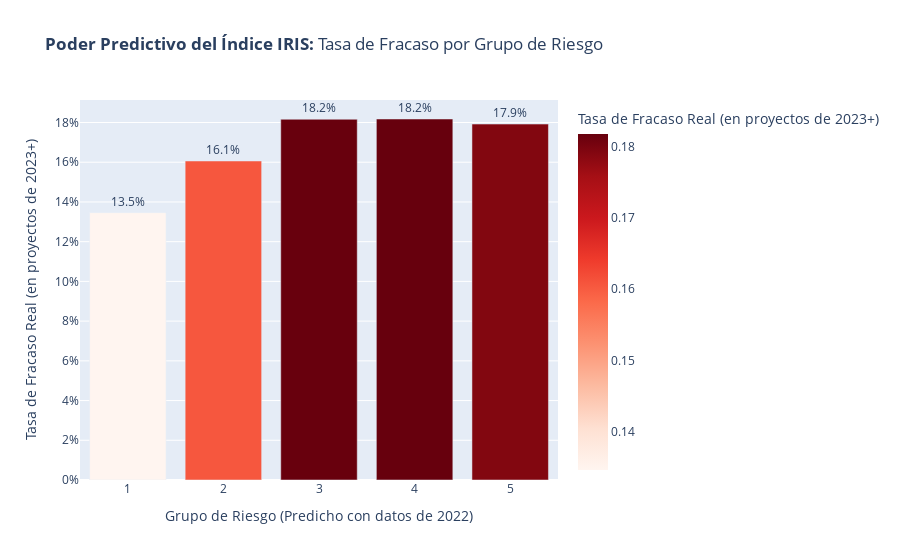

Notebook source saved alongside this figure:
### Code cell
# --- Martes y Miércoles: Backtest Final y Visualización ---
import plotly.express as px

print("--- 3. Re-construyendo el Índice IRIS con datos de entrenamiento ---")

# (Todo el código para crear df_iris_2022 es el mismo y ya sabemos que funciona)
df_train['ubigeo'] = df_train['departamento'] + '_' + df_train['provincia'] + '_' + df_train['distrito']
infobras_2022 = df_train.groupby('ubigeo').agg(
    g_factor_tasa_paralizacion=('fue_paralizado', 'mean'),
    g_factor_ratio_sobretiempo_promedio=('ratio_sobretiempo', 'mean'),
    g_factor_ratio_sobrecosto_promedio=('ratio_sobrecosto', 'mean')
).reset_index()
df_sinadef = pd.read_csv('../data/sinadef_certified_v1.csv')
df_iris_2022 = pd.merge(infobras_2022, df_sinadef, on='ubigeo', how='left')
for col in df_iris_2022.columns:
    if col != 'ubigeo' and pd.api.types.is_numeric_dtype(df_iris_2022[col]):
        df_iris_2022[col] = df_iris_2022[col].fillna(df_iris_2022[col].median())
scaler = MinMaxScaler()
factor_cols = [col for col in df_iris_2022.columns if 'factor' in col]
df_iris_2022[factor_cols] = scaler.fit_transform(df_iris_2022[factor_cols])
df_iris_2022['s_factor_edad_prom_muerte'] = 1 - df_iris_2022['s_factor_edad_prom_muerte']
g_cols = [col for col in factor_cols if 'g_factor' in col]
s_cols = [col for col in factor_cols if 's_factor' in col]
df_iris_2022['g_score'] = df_iris_2022[g_cols].mean(axis=1)
df_iris_2022['s_score'] = df_iris_2022[s_cols].mean(axis=1)
df_iris_2022['iris_score_2022'] = 0.5 * df_iris_2022['g_score'] + 0.5 * df_iris_2022['s_score']

print("Score IRIS histórico (versión 2022) calculado.")

# --- 4. Aplicar el Score Histórico ---
print("\n--- 4. Aplicando el Score 2022 a los proyectos de 2023+ ---")
df_test['ubigeo'] = df_test['departamento'] + '_' + df_test['provincia'] + '_' + df_test['distrito']
df_test_scored = pd.merge(df_test, df_iris_2022[['ubigeo', 'iris_score_2022']], on='ubigeo', how='left')
df_test_scored.dropna(subset=['iris_score_2022'], inplace=True)

# --- PASO DE DEPURACIÓN CLAVE ---
num_valores_unicos = df_test_scored['iris_score_2022'].nunique()
print(f"\nDEPURACIÓN: Se encontraron {num_valores_unicos} scores únicos en los datos de prueba.")


# --- 5. Evaluación de los Resultados (Versión Robusta) ---
print("\n--- 5. RESULTADOS DEL BACKTEST ---")

# Intentamos crear grupos (de 5 a 2) hasta que uno funcione
for num_grupos in [5, 4, 3, 2]:
    try:
        print(f"Intentando crear {num_grupos} grupos de riesgo...")
        labels = [f"{i+1}" for i in range(num_grupos)]
        df_test_scored['risk_group'] = pd.qcut(df_test_scored['iris_score_2022'], num_grupos, labels=labels, duplicates='raise')
        
        validation_results = df_test_scored.groupby('risk_group', observed=False)['project_failed'].mean().reset_index()
        validation_results.rename(columns={'project_failed': 'tasa_de_fracaso_real'}, inplace=True)
        
        print(f"¡Éxito! Se crearon {num_grupos} grupos de riesgo.")
        break # Si funciona, salimos del bucle
    except ValueError:
        print(f"No se pudieron crear {num_grupos} grupos. Intentando con menos...")
        validation_results = None # Nos aseguramos de que no exista si falla

if validation_results is not None:
    print(f"\nTasa de Fracaso Real por {num_grupos} Grupos de Riesgo:")
    display(validation_results)

    # --- 6. Visualización ---
    print("\n--- 6. Visualizando los Resultados ---")
    fig = px.bar(
        validation_results, x='risk_group', y='tasa_de_fracaso_real',
        title='<b>Poder Predictivo del Índice IRIS:</b> Tasa de Fracaso por Grupo de Riesgo',
        labels={'risk_group': f'Grupo de Riesgo (Predicho con datos de 2022)', 'tasa_de_fracaso_real': 'Tasa de Fracaso Real (en proyectos de 2023+)'},
        text_auto=True, color='tasa_de_fracaso_real', color_continuous_scale='Reds'
    )
    fig.update_traces(texttemplate='%{y:.1%}', textposition='outside')
    fig.update_yaxes(tickformat=".0%")
    fig.show()
else:
    print("\nFALLO TOTAL: No se pudieron crear grupos de riesgo, incluso con solo 2. Los datos de score podrían ser casi constantes.")
    print("Estadísticas del score para depuración:")
    display(df_test_scored['iris_score_2022'].describe())

### Figure 1 — Plotly figure (JSON) as saved in the notebook; plotly's stock layout.template omitted (floating-point values rounded to 4 significant figures)
{"data": [{"hovertemplate": "Grupo de Riesgo (Predicho con datos de 2022)=%{x}<br>Tasa de Fracaso Real (en proyectos de 2023+)=%{marker.color}<extra></extra>", "legendgroup": "", "marker": {"color": [0.1346, 0.1606, 0.1816, 0.1818, 0.1792], "coloraxis": "coloraxis", "pattern": {"shape": ""}}, "name": "", "orientation": "v", "showlegend": false, "textposition": "outside", "texttemplate": "%{y:.1%}", "type": "bar", "x": ["1", "2", "3", "4", "5"], "xaxis": "x", "y": [0.1346, 0.1606, 0.1816, 0.1818, 0.1792], "yaxis": "y"}], "layout": {"barmode": "relative", "coloraxis": {"colorbar": {"title": {"text": "Tasa de Fracaso Real (en proyectos de 2023+)"}}, "colorscale": [[0, "rgb(255,245,240)"], [0.125, "rgb(254,224,210)"], [0.25, "rgb(252,187,161)"], [0.375, "rgb(252,146,114)"], [0.5, "rgb(251,106,74)"], [0.625, "rgb(239,59,44)"], [0.75, "rgb(203,24,29)"], [0.875, "rgb(165,15,21)"], [1, "rgb(103,0,13)"]]}, "legend": {"tracegroupgap": 0}, "title": {"text": "<b>Poder Predictivo del Índice IRIS:</b> Tasa de Fracaso por Grupo de Riesgo"}, "xaxis": {"anchor": "y", "domain": [0, 1], "title": {"text": "Grupo de Riesgo (Predicho con datos de 2022)"}}, "yaxis": {"anchor": "x", "domain": [0, 1], "tickformat": ".0%", "title": {"text": "Tasa de Fracaso Real (en proyectos de 2023+)"}}}}
